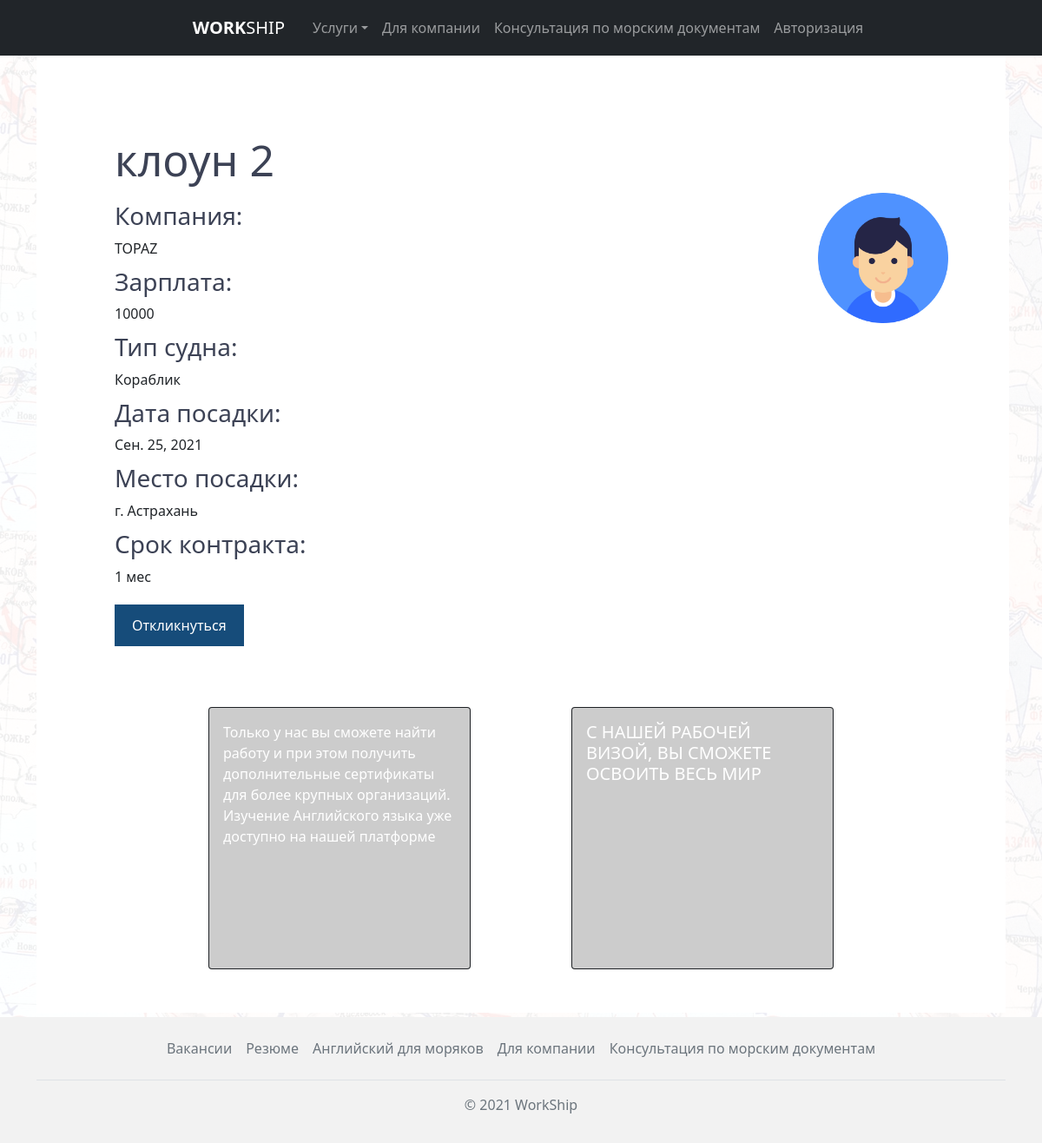
Page /vacancies/detail/5/ on the committed database.
### vacancies/models.py (models this page shows, shortened)
class Vacancy(models.Model):
    user = models.ForeignKey(User, on_delete=models.CASCADE)
    title = models.CharField('Должность', max_length=255)
    salary = models.CharField('Зарплата', max_length=255)
    vessel_type = models.CharField('Тип судна', max_length=255, default="")
    date_start = models.DateField('Дата посадки')
    landing = models.CharField('Место посадки', max_length=255, default="")
    contract_term = models.CharField('Срок контракта', max_length=255, default="")
    image = models.ImageField(verbose_name='Изображение', upload_to=image_directory_path, storage=image_storage, default='defaultuser.png')
    time_create = models.DateTimeField('Дата создания', auto_now_add=True, null=True)
    time_update = models.DateTimeField('Дата изменения', auto_now=True, null=True)
    is_published = models.BooleanField('Публикация', default=True)
    class Meta:
        verbose_name = 'Вакансия'
        verbose_name_plural = 'Вакансии'
        ordering = ['-time_create', 'title']

### main/models.py (models this page shows)
class CompanyProfile(models.Model):
    user = models.OneToOneField(User, on_delete=models.CASCADE)
    company_name = models.CharField(verbose_name='Название компании', max_length=255)
    logo = models.ImageField(verbose_name='Логотип компании', upload_to=image_directory_path, default='defaultuser.png')
    address = models.CharField(verbose_name='Адрес', max_length=255)
    about = models.TextField(verbose_name='О компании')
    contact_patronymic = models.CharField(verbose_name='Отчество', max_length=255)
    phone_number = models.CharField(verbose_name='Номер телефона', max_length=12)

### vacancies/views.py (the view)
# urls.py: path('detail/<int:vacancy_id>/', views.vacancies_detail, name='vacancies_detail'),
def vacancies_detail(request, vacancy_id):
    vacancy = get_object_or_404(Vacancy, pk=vacancy_id)
    company = CompanyProfile.objects.filter(user=vacancy.user).get()
    context = {
        'vacancy': vacancy,
        'company': company
    }
    return render(request, 'vacancies/vacancies_detail.html', context=context)

### vacancies/templates/vacancies/vacancies_detail.html (shortened to what this page needs)
{% extends 'main/layout.html' %}
{% block content %}
<div class="container">
      <div class="wrapper">
        <div class="vacancies">
          <div class="vacancies__header">
            <h2>{{ vacancy.title }}</h2>
          </div>
          <div class="vacancy__detail">
            <div class="vacancy__text">
            <div><h3>Компания: </h3> {{ company.company_name }}</div>
            <div><h3>Зарплата: </h3> {{ vacancy.salary }}</div>
            <div><h3>Тип судна: </h3> {{ vacancy.vessel_type }}</div>
            <div><h3>Дата посадки: </h3> {{ vacancy.date_start }}</div>
            <div><h3>Место посадки: </h3> {{ vacancy.landing }}</div>
            <div><h3>Срок контракта: </h3> {{ vacancy.contract_term }}</div>
            </div>
             <div class="vacancy__logo">
               <img src="{{vacancy.image.url}}" alt="">
             </div>
          </div>
          <div class="respond-button">
            <button>Откликнуться</button>
          </div>
        </div>
        <div class="slider_index">
                    <div class="slider_index__container">
            <div class="card bg-dark text-white">
                <img src="https://via.placeholder.com/300x300" class="card-img" alt="...">
                <div class="card-img-overlay">
                <p class="card-text">Только у нас вы сможете найти работу и при этом получить
                дополнительные сертификаты для более крупных организаций.
                Изучение Английского языка уже доступно на нашей платформе</p>
                </div>
            </div>
            <div class="card bg-dark text-white">
                <img src="https://via.placeholder.com/300x300" class="card-img" alt="...">
                <div class="card-img-overlay">
                <h5 class="card-title">С НАШЕЙ РАБОЧЕЙ ВИЗОЙ, ВЫ СМОЖЕТЕ ОСВОИТЬ ВЕСЬ МИР</h5>
                </div>
            </div>
          </div>
        </div>
      </div>
</div>
{% endblock %}

### main/static/main/style/css/style.css (style rules this page uses)
* { padding: 0; margin: 0; -webkit-box-sizing: border-box; box-sizing: border-box; font-family: "Segoe UI", Tahoma, Geneva, Verdana, sans-serif; scroll-behavior: smooth; }
html, body { height: 100%; }
.wrapper { padding: 40px; height: 100%; background-color: #fff; }
.vacancies { display: block; width: 1080px; margin: 10px auto; padding: 40px; background-color: #fff; }
.vacancies__header h2 { font-weight: 400; font-size: 50px; margin-left: 10px; color: #3c4255; }
.vacancies .vacancy__detail { display: -webkit-box; display: -webkit-flex; display: -ms-flexbox; display: flex; -webkit-box-pack: justify; -webkit-justify-content: space-between; -ms-flex-pack: justify; justify-content: space-between; }
.vacancies .vacancy__detail .vacancy__text { width: 60%; }
.vacancies .vacancy__detail .vacancy__text div { margin: 10px; }
.vacancies .vacancy__detail .vacancy__text div h3 { color: #3c4255; }
.vacancies .vacancy__detail .vacancy__logo { width: 150px; height: auto; margin-right: 30px; }
.vacancies .vacancy__detail .vacancy__logo img { width: 100%; height: auto; }
.respond-button { margin: 10px; display: block; width: 100%; }
.respond-button button { background-color: #164c7a; color: white; padding: 12px 20px; border: none; cursor: pointer; -webkit-transition: 0.4s; -o-transition: 0.4s; transition: 0.4s; }
.slider_index { width: 100%; padding: 10px 100px; display: -webkit-box; display: -webkit-flex; display: -ms-flexbox; display: flex; }
.slider_index__container { display: -webkit-box; display: -webkit-flex; display: -ms-flexbox; display: flex; width: 100%; -webkit-justify-content: space-around; -ms-flex-pack: distribute; justify-content: space-around; }

### rows in the picture
Vacancy: title "клоун 2", salary "10000", vessel_type "Кораблик", date_start "Сен. 25, 2021", landing "г. Астрахань", contract_term "1 мес", image (placeholder picture)
CompanyProfile: company_name "TOPAZ"
